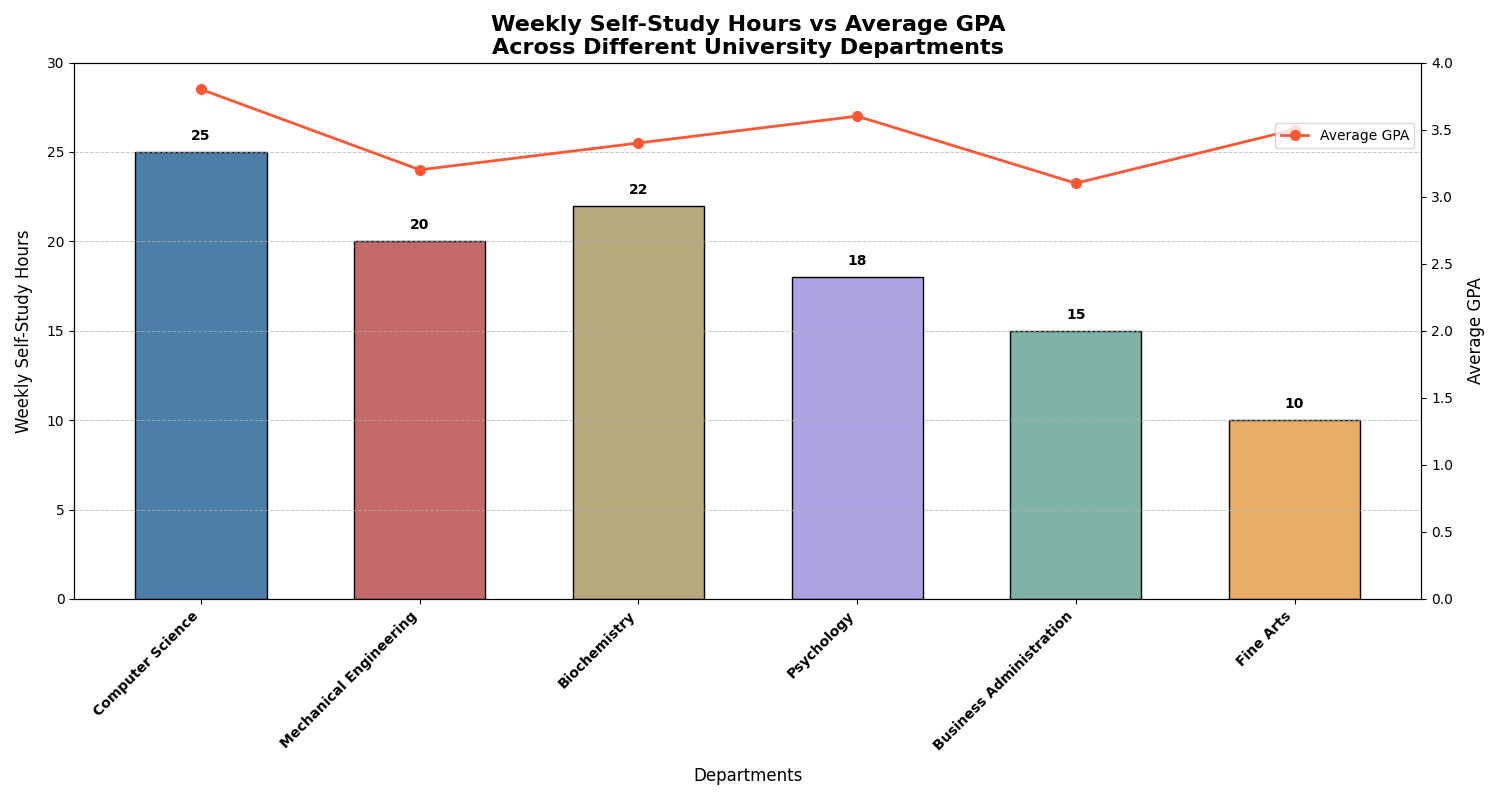

Recreate this plot in Python.
import matplotlib.pyplot as plt
import numpy as np

# Backstory:
# An education research study explored the number of hours students from different departments
# spend on self-study per week compared to their average GPAs to analyze the relationship between study time and academic performance.

# Departments and their corresponding self-study hours in a week
departments = ['Computer Science', 'Mechanical Engineering', 'Biochemistry', 'Psychology', 'Business Administration', 'Fine Arts']
study_hours = [25, 20, 22, 18, 15, 10]
average_gpas = [3.8, 3.2, 3.4, 3.6, 3.1, 3.5]

# Define color palette for bars and line plot
bar_colors = ['#4D7EA8', '#C46A6A', '#B8A97D', '#ADA3E2', '#7FB3A7', '#E8AE68']
line_color = '#FF5733'

# Create the plot with a bar chart and a line plot
fig, ax1 = plt.subplots(figsize=(15, 8))

# Bar chart for self-study hours
bars = ax1.bar(departments, study_hours, color=bar_colors, edgecolor='black', width=0.6)

# Annotate each bar with the self-study hours
for bar, hours in zip(bars, study_hours):
    yval = bar.get_height()
    ax1.text(bar.get_x() + bar.get_width()/2, yval + 0.5, str(hours), ha='center', va='bottom', fontsize=10, fontweight='bold', color='black')

# Line plot on secondary y-axis for average GPA
ax2 = ax1.twinx()
ax2.plot(departments, average_gpas, color=line_color, marker='o', linestyle='-', linewidth=2, markersize=7, label='Average GPA')

# Titles and labels
ax1.set_title('Weekly Self-Study Hours vs Average GPA\nAcross Different University Departments', fontsize=16, fontweight='bold')
ax1.set_xlabel('Departments', fontsize=12, labelpad=10)
ax1.set_ylabel('Weekly Self-Study Hours', fontsize=12, labelpad=10)
ax2.set_ylabel('Average GPA', fontsize=12, labelpad=10)

# Customize x-axis labels
ax1.set_xticks(np.arange(len(departments)))
ax1.set_xticklabels(departments, rotation=45, ha='right', fontsize=10, fontweight='bold')

# Set limits and grid
ax1.set_ylim(0, 30)
ax2.set_ylim(0, 4.0)
ax1.grid(True, which='both', axis='y', linestyle='--', linewidth=0.7, alpha=0.7)

# Legend for the line plot
ax2.legend(loc='upper right', bbox_to_anchor=(1, 0.9))

# Adjust layout to prevent overlap
plt.tight_layout()

# Show the plot
plt.show()
